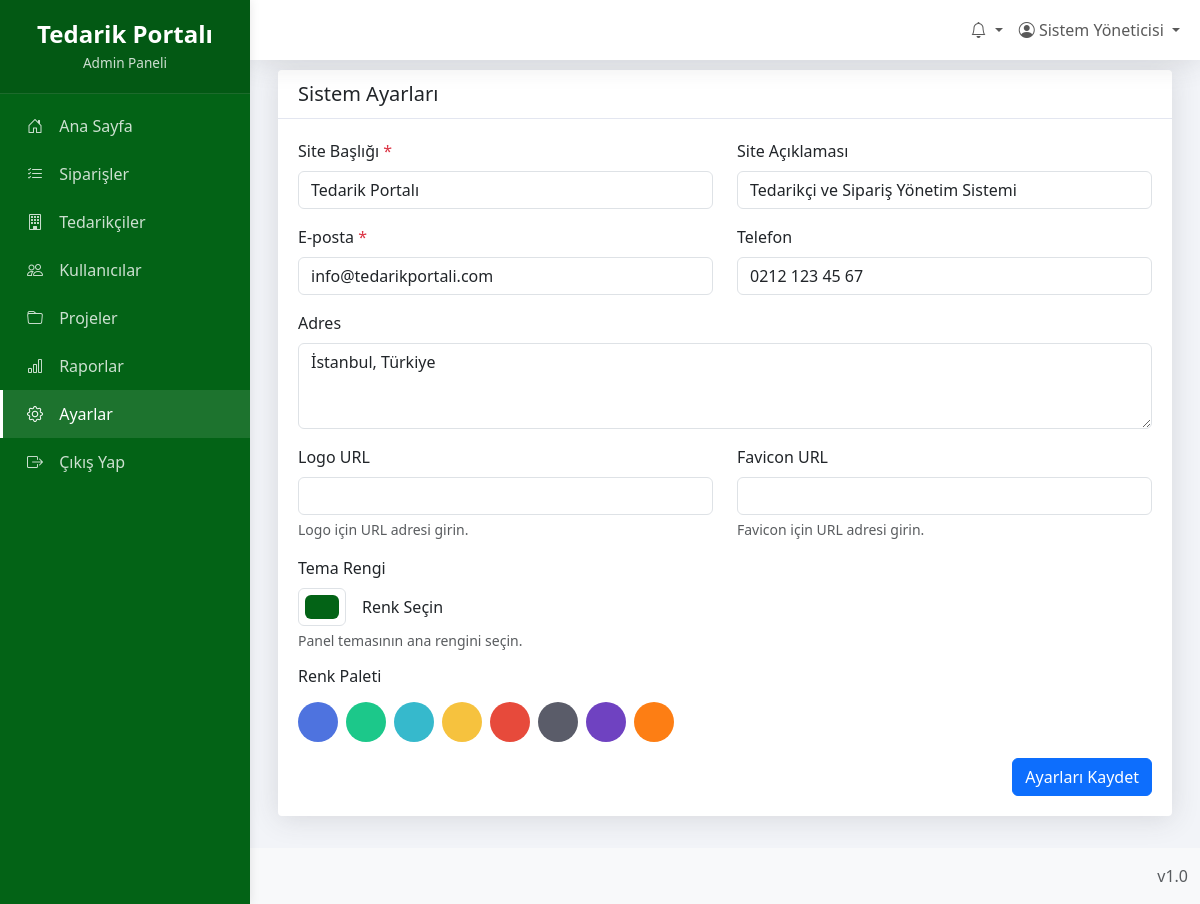
The app's page /admin/ayarlar.php (signed in) with its own data.
### tables this page shows
CREATE TABLE `ayarlar` (
  `id` int(11) NOT NULL,
  `site_basligi` varchar(255) NOT NULL,
  `site_aciklamasi` text DEFAULT NULL,
  `email` varchar(255) NOT NULL,
  `telefon` varchar(50) DEFAULT NULL,
  `adres` text DEFAULT NULL,
  `tema_renk` varchar(20) DEFAULT '#4e73df',
  `logo_url` varchar(255) DEFAULT NULL,
  `favicon_url` varchar(255) DEFAULT NULL,
  `olusturma_tarihi` timestamp NOT NULL DEFAULT current_timestamp(),
  `guncelleme_tarihi` timestamp NOT NULL DEFAULT current_timestamp() ON UPDATE current_timestamp()
);

### config.php (called while the page is built, shortened)
<?php
function guvenli($data) {
    return htmlspecialchars($data, ENT_QUOTES, 'UTF-8');
}
?>

### admin/ayarlar.php (the view, shortened to what this page needs)
<?php
require_once '../config.php';
$ayarlar_sql = "SELECT * FROM ayarlar WHERE id = 1";
$ayarlar_stmt = $db->prepare($ayarlar_sql);
$ayarlar_stmt->execute();
$ayarlar = $ayarlar_stmt->fetch(PDO::FETCH_ASSOC);
include 'header.php';
?>
<div class="container-fluid">
    <div class="row">
        <div class="col-12">
            <div class="card">
                <div class="card-header bg-white">
                    <h5 class="mb-0">Sistem Ayarları</h5>
                </div>
                <div class="card-body">
                    <form method="post" action="" class="needs-validation" novalidate>
                        <div class="row mb-3">
                            <div class="col-md-6">
                                <label for="site_basligi" class="form-label">Site Başlığı <span class="text-danger">*</span></label>
                                <input type="text" class="form-control" id="site_basligi" name="site_basligi" value="<?= isset($site_basligi) ? guvenli($site_basligi) : guvenli($ayarlar['site_basligi']) ?>" required>
                            </div>
                            <div class="col-md-6">
                                <label for="site_aciklamasi" class="form-label">Site Açıklaması</label>
                                <input type="text" class="form-control" id="site_aciklamasi" name="site_aciklamasi" value="<?= isset($site_aciklamasi) ? guvenli($site_aciklamasi) : guvenli($ayarlar['site_aciklamasi']) ?>">
                            </div>
                        </div>
                        <div class="row mb-3">
                            <div class="col-md-6">
                                <label for="email" class="form-label">E-posta <span class="text-danger">*</span></label>
                                <input type="email" class="form-control" id="email" name="email" value="<?= isset($email) ? guvenli($email) : guvenli($ayarlar['email']) ?>" required>
                            </div>
                            <div class="col-md-6">
                                <label for="telefon" class="form-label">Telefon</label>
                                <input type="text" class="form-control" id="telefon" name="telefon" value="<?= isset($telefon) ? guvenli($telefon) : guvenli($ayarlar['telefon']) ?>">
                            </div>
                        </div>
                        <div class="row mb-3">
                            <div class="col-12">
                                <label for="adres" class="form-label">Adres</label>
                                <textarea class="form-control" id="adres" name="adres" rows="3"><?= isset($adres) ? guvenli($adres) : guvenli($ayarlar['adres']) ?></textarea>
                            </div>
                        </div>
                        <div class="row mb-3">
                            <div class="col-md-6">
                                <label for="logo_url" class="form-label">Logo URL</label>
                                <input type="text" class="form-control" id="logo_url" name="logo_url" value="<?= isset($logo_url) ? guvenli($logo_url) : guvenli($ayarlar['logo_url']) ?>">
                                <div class="form-text">Logo için URL adresi girin.</div>
                            </div>
                            <div class="col-md-6">
                                <label for="favicon_url" class="form-label">Favicon URL</label>
                                <input type="text" class="form-control" id="favicon_url" name="favicon_url" value="<?= isset($favicon_url) ? guvenli($favicon_url) : guvenli($ayarlar['favicon_url']) ?>">
                                <div class="form-text">Favicon için URL adresi girin.</div>
                            </div>
                        </div>
                        <div class="row mb-3">
                            <div class="col-12">
                                <label for="tema_renk" class="form-label">Tema Rengi</label>
                                <div class="d-flex align-items-center">
                                    <input type="color" class="form-control form-control-color me-2" id="tema_renk" name="tema_renk" value="<?= isset($tema_renk) ? $tema_renk : $ayarlar['tema_renk'] ?>" title="Tema rengini seçin">
                                    <span id="renk_secici_etiket" class="ms-2">Renk Seçin</span>
                                </div>
                                <div class="form-text">Panel temasının ana rengini seçin.</div>
                            </div>
                        </div>
                        <div class="row mb-3">
                            <div class="col-12">
                                <h6 class="mb-3">Renk Paleti</h6>
                                <div class="d-flex flex-wrap gap-2">
                                    <button type="button" class="btn renk-secici" data-renk="#4e73df" style="background-color: #4e73df; width: 40px; height: 40px; border-radius: 50%;"></button>
                                    <button type="button" class="btn renk-secici" data-renk="#1cc88a" style="background-color: #1cc88a; width: 40px; height: 40px; border-radius: 50%;"></button>
                                    <button type="button" class="btn renk-secici" data-renk="#36b9cc" style="background-color: #36b9cc; width: 40px; height: 40px; border-radius: 50%;"></button>
                                    <button type="button" class="btn renk-secici" data-renk="#f6c23e" style="background-color: #f6c23e; width: 40px; height: 40px; border-radius: 50%;"></button>
                                    <button type="button" class="btn renk-secici" data-renk="#e74a3b" style="background-color: #e74a3b; width: 40px; height: 40px; border-radius: 50%;"></button>
                                    <button type="button" class="btn renk-secici" data-renk="#5a5c69" style="background-color: #5a5c69; width: 40px; height: 40px; border-radius: 50%;"></button>
                                    <button type="button" class="btn renk-secici" data-renk="#6f42c1" style="background-color: #6f42c1; width: 40px; height: 40px; border-radius: 50%;"></button>
                                    <button type="button" class="btn renk-secici" data-renk="#fd7e14" style="background-color: #fd7e14; width: 40px; height: 40px; border-radius: 50%;"></button>
                                </div>
                            </div>
                        </div>
                        <div class="text-end">
                            <button type="submit" class="btn btn-primary">Ayarları Kaydet</button>
                        </div>
                    </form>
                </div>
            </div>
        </div>
    </div>
</div>
<?php
include 'footer.php';
?>

### assets/css/panel.css (style rules this page uses)
:root { --primary-color: #1a3a5f; --secondary-color: #36404a; --accent-color: #507093; --light-color: #f2f4f8; --text-color: #333; --border-color: #d8dbe0; --success-color: #3c6a56; --warning-color: #a17d32; --danger-color: #8c3a3a; --info-color: #3a5a7c; --sidebar-width: 250px; }
html, body { height: 100%; margin: 0; padding: 0; overflow-x: hidden; }
body { background-color: var(--light-color); color: var(--text-color); font-family: 'Segoe UI', Arial, sans-serif; position: relative; min-height: 100vh; display: flex; flex-direction: column; }
.card { border: none; margin-bottom: 1.5rem; border-radius: 0.25rem; box-shadow: 0 0.125rem 0.25rem rgba(0, 0, 0, 0.075); }
.card-header { padding: 0.75rem 1.25rem; background-color: #fff; border-bottom: 1px solid var(--border-color); font-weight: 600; }
.card-body { padding: 1.25rem; }

### records on screen
ayarlar: site_basligi "Tedarik Portalı", site_aciklamasi "Tedarikçi ve Sipariş Yönetim Sistemi", email "info@tedarikportali.com", telefon "0212 123 45 67", adres "İstanbul, Türkiye", tema_renk "#036316"

### other values on screen
guvenli($_SESSION['ad_soyad']) "Sistem Yöneticisi"
